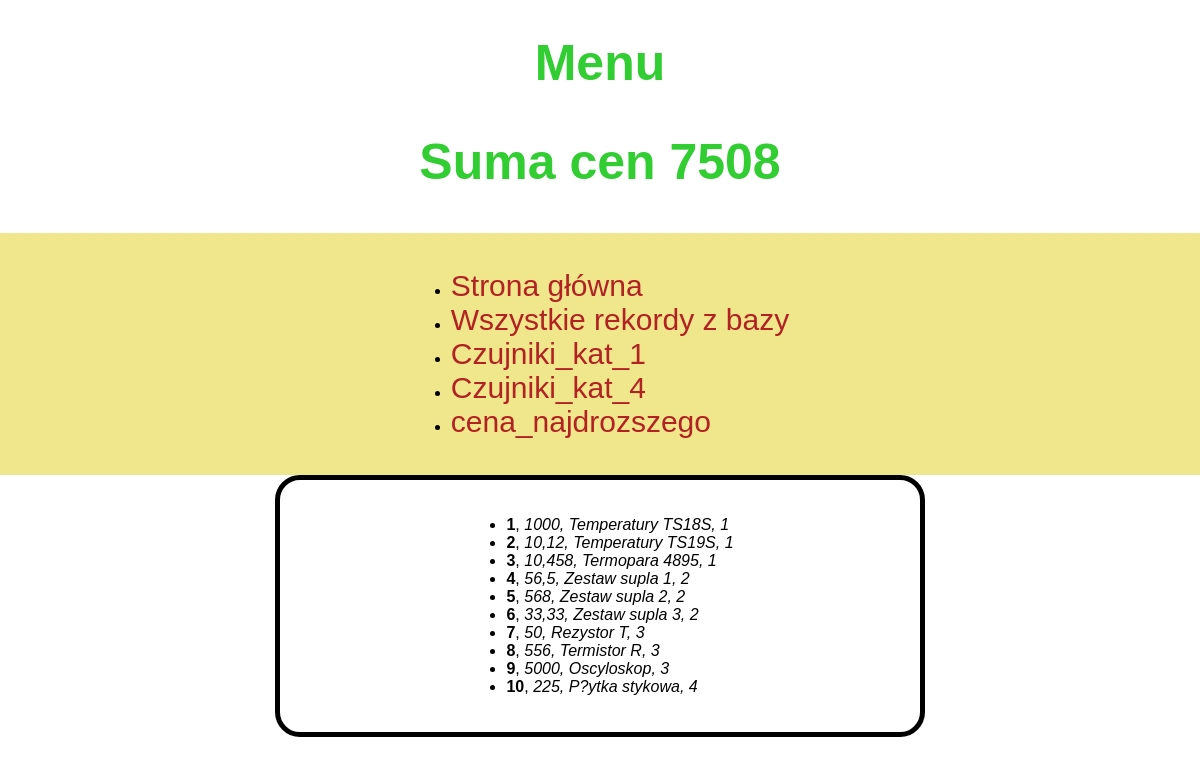
Screenshot of /all.php with the database file from the repository.
### tables this page shows
CREATE TABLE `tabela` (
  `ID` int(2) DEFAULT NULL,
  `CENACZUJNIKA` varchar(6) DEFAULT NULL,
  `NAZWA` varchar(17) DEFAULT NULL,
  `KATEGORIA` int(1) DEFAULT NULL
);

### all.php (the view, shortened to what this page needs)
<?php include_once("connect.php");?>
<!DOCTYPE html>
<html lang="en">
<head>
    <link rel="stylesheet" href="style.css">
</head>
<body>
    <h1>Menu</h1>
    <div class="counter">
    <?php
            $counter_records = $conn->query("SELECT SUM(tabela.CENACZUJNIKA)  as 'suma' FROM tabela;");
            list($ile)=mysqli_fetch_row($counter_records);
            echo"<h2> Suma cen $ile </h2>";
        ?>
    </div>
    <header>
        <ul>
            <li><a href="index.php">Strona główna</a></li>
            <li><a href="all.php">Wszystkie rekordy z bazy</a></li>
            <li><a href="Czujniki_kat_1.php">Czujniki_kat_1</a></li>
            <li><a href="Czujniki_kat_4.php">Czujniki_kat_4</a></li>
            <li><a href="cena_najdrozszego.php">cena_najdrozszego</a></li>
        </ul>
    </header>
    <div class="all">
    <ul>
        <?php
    $allrecords = $conn->query("SELECT tabela.ID,tabela.CENACZUJNIKA,tabela.NAZWA,tabela.KATEGORIA from tabela;");
    while(list($ID,$CENACZUJNIKA,$NAZWA,$KATEGORIA)=mysqli_fetch_row($allrecords)){
        echo("<li><b>$ID</b>, <i>$CENACZUJNIKA, $NAZWA, $KATEGORIA</i></li>");
    }
    ?>
        </ul>
    </div>
</body>
</html>

### style.css (style rules this page uses)
body { font-family: Arial, sans-serif; margin: 0; padding: 0; box-sizing: border-box; }
header { background-color: khaki; padding: 20px; display: flex; justify-content: center; align-items: center; }
h1 { display: flex; justify-content: center; color: limegreen; font-size: 50px; }
a { text-decoration: none; color: firebrick; font-size: 30px; }
.all { display: flex; justify-content: center; width: 600px; height: auto; border: 5px solid black; border-radius: 25px; margin: auto; padding: 20px; }
h2 { display: flex; justify-content: center; color: limegreen; font-size: 50px; }

### rows the page displays
tabela: ID "1", CENACZUJNIKA "1000", NAZWA "Temperatury TS18S", KATEGORIA "1"
tabela: ID "2", CENACZUJNIKA "10,12", NAZWA "Temperatury TS19S", KATEGORIA "1"
tabela: ID "3", CENACZUJNIKA "10,458", NAZWA "Termopara 4895", KATEGORIA "1"
tabela: ID "4", CENACZUJNIKA "56,5", NAZWA "Zestaw supla 1", KATEGORIA "2"
tabela: ID "5", CENACZUJNIKA "568", NAZWA "Zestaw supla 2", KATEGORIA "2"
tabela: ID "6", CENACZUJNIKA "33,33", NAZWA "Zestaw supla 3", KATEGORIA "2"
tabela: ID "7", CENACZUJNIKA "50", NAZWA "Rezystor T", KATEGORIA "3"
tabela: ID "8", CENACZUJNIKA "556", NAZWA "Termistor R", KATEGORIA "3"
tabela: ID "9", CENACZUJNIKA "5000", NAZWA "Oscyloskop", KATEGORIA "3"
tabela: ID "10", CENACZUJNIKA "225", NAZWA "P?ytka stykowa", KATEGORIA "4"

### other values shown
$ile "7508"
